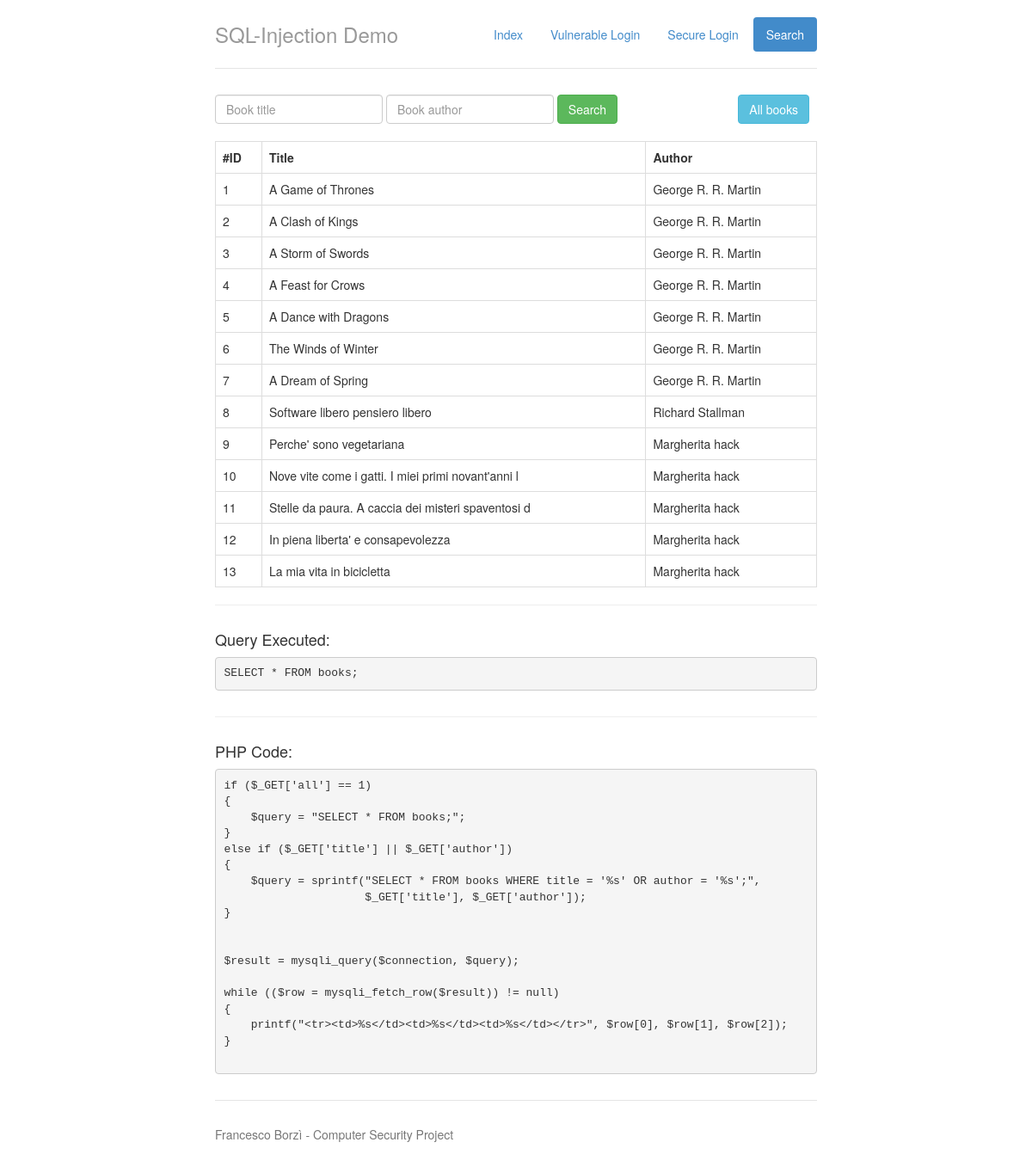
The page /books1.php?all=1 on the database its author committed.
### tables this page shows
CREATE TABLE IF NOT EXISTS `books` (
  `id` INT(11) NOT NULL AUTO_INCREMENT,
  `title` VARCHAR(50) NOT NULL DEFAULT '0',
  `author` VARCHAR(50) NOT NULL DEFAULT '0',
  PRIMARY KEY (`id`)
)
COLLATE='latin1_swedish_ci';

### books1.php (the view, shortened to what this page needs)
<?php
    require "db_connect.php";
?>
<!DOCTYPE html>
<html lang="en">
  <head>
    <link href="css/bootstrap.min.css" rel="stylesheet">
    <link href="css/style.css" rel="stylesheet">
  </head>
  <body>
    <div class="container">
      <div class="header">
        <ul class="nav nav-pills pull-right">
          <li><a href="index.php">Index</a></li>
          <li><a href="login1.php">Vulnerable Login</a></li>
          <li><a href="login2.php">Secure Login</a></li>
          <li class="active"><a href="books1.php">Search</a></li>
        </ul>
		<h3 class="text-muted">SQL-Injection Demo</h3>
      </div>
      <div class="row">
        <div class="col-sm-10">
          <form class="form-inline" role="form" action="books1.php" method="GET">
            <div class="form-group">
              <input type="text" name="title" class="form-control" placeholder="Book title">
            </div>
            <div class="form-group">
              <input type="text" name="author" class="form-control"placeholder="Book author">
            </div>
            <button type="submit" class="btn btn-success">Search</button>
          </form>
        </div>
        <div class="col-sm-2">
          <a href="books1.php?all=1"><button type="button" class="btn btn-info">All books</button></a>
        </div>
      </div>
      <br>
      <table class="table table-bordered">
        <tr>
          <th>#ID</th>
          <th>Title</th>
          <th>Author</th>
        </tr>
      <?php
        if ($_GET['all'] == 1)
        {
            $query = "SELECT * FROM books;";
        }
        else if ($_GET['title'] || $_GET['author'])
        {
            $query = sprintf("SELECT * FROM books WHERE title = '%s' OR author = '%s';",
                             $_GET['title'], $_GET['author']);
        }
        $result = mysqli_query($connection, $query);
        while (($row = mysqli_fetch_row($result)) != null)
        {
            printf("<tr><td>%s</td><td>%s</td><td>%s</td></tr>", $row[0], $row[1], $row[2]);
        }
      ?>
      </table>
      <hr>
      <div class="row">
        <div class="col-sm-12">
          <h4>Query Executed:</h4>
        </div>
      </div>
      <div class="row">
        <div class="col-sm-12">
          <div class="highlight">
            <pre><?= $query ?></pre>
          </div>
        </div>
      </div>
      <hr>
      <div class="row">
        <div class="col-sm-12">
          <h4>PHP Code:</h4>
        </div>
      </div>
      <div class="row">
        <div class="col-sm-12">
          <div class="highlight">
            <pre>
if ($_GET['all'] == 1)
{
    $query = "SELECT * FROM books;";
}
else if ($_GET['title'] || $_GET['author'])
{
    $query = sprintf("SELECT * FROM books WHERE title = '%s' OR author = '%s';",
                     $_GET['title'], $_GET['author']);
}
$result = mysqli_query($connection, $query);
while (($row = mysqli_fetch_row($result)) != null)
{
    printf("&lt;tr&gt;&lt;td&gt;%s&lt;/td&gt;&lt;td&gt;%s&lt;/td&gt;&lt;td&gt;%s&lt;/td&gt;&lt;/tr&gt;", $row[0], $row[1], $row[2]);
}
            </pre>
          </div>
        </div>
      </div>
      <br>
      <div class="footer">
        <p></p>Francesco Borzì - Computer Security Project</p>
      </div>
    </div>
  </body>
</html>

### css/style.css (style rules this page uses)
body { padding-top: 20px; padding-bottom: 20px; }
.header, .marketing, .footer { padding-right: 15px; padding-left: 15px; }
.header { border-bottom: 1px solid #e5e5e5; }
.header h3 { padding-bottom: 19px; margin-top: 0; margin-bottom: 0; line-height: 40px; }
.footer { padding-top: 19px; color: #777; border-top: 1px solid #e5e5e5; }
@media (min-width: 768px) { .container { max-width: 730px; } }
@media screen and (min-width: 768px) { .header, .marketing, .footer { padding-right: 0; padding-left: 0; } }
@media screen and (min-width: 768px) { .header { margin-bottom: 30px; } }

### rows shown on the page
books: id "1", title "A Game of Thrones", author "George R. R. Martin"
books: id "2", title "A Clash of Kings", author "George R. R. Martin"
books: id "3", title "A Storm of Swords", author "George R. R. Martin"
books: id "4", title "A Feast for Crows", author "George R. R. Martin"
books: id "5", title "A Dance with Dragons", author "George R. R. Martin"
books: id "6", title "The Winds of Winter", author "George R. R. Martin"
books: id "7", title "A Dream of Spring", author "George R. R. Martin"
books: id "8", title "Software libero pensiero libero", author "Richard Stallman"
books: id "9", title "Perche' sono vegetariana", author "Margherita hack"
books: id "10", title "Nove vite come i gatti. I miei primi novant'anni l", author "Margherita hack"
books: id "11", title "Stelle da paura. A caccia dei misteri spaventosi d", author "Margherita hack"
books: id "12", title "In piena liberta' e consapevolezza", author "Margherita hack"
books: id "13", title "La mia vita in bicicletta", author "Margherita hack"

### other values the page prints
$query "SELECT * FROM books;"
